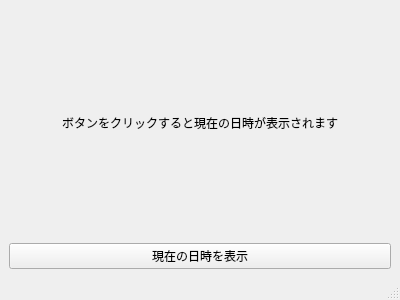
<?xml version="1.0" encoding="UTF-8"?>
<ui version="4.0">
 <class>MainWindow</class>
 <widget class="QMainWindow" name="MainWindow">
  <property name="geometry">
   <rect>
    <x>0</x>
    <y>0</y>
    <width>400</width>
    <height>300</height>
   </rect>
  </property>
  <property name="windowTitle">
   <string>日時表示デモ</string>
  </property>
  <widget class="QWidget" name="centralwidget">
   <layout class="QVBoxLayout" name="verticalLayout">
    <item>
     <widget class="QLabel" name="result_label">
      <property name="text">
       <string>ボタンをクリックすると現在の日時が表示されます</string>
      </property>
      <property name="alignment">
       <set>Qt::AlignCenter</set>
      </property>
     </widget>
    </item>
    <item>
     <widget class="QPushButton" name="click_button">
      <property name="text">
       <string>現在の日時を表示</string>
      </property>
     </widget>
    </item>
   </layout>
  </widget>
  <widget class="QMenuBar" name="menubar">
   <property name="geometry">
    <rect>
     <x>0</x>
     <y>0</y>
     <width>400</width>
     <height>22</height>
    </rect>
   </property>
  </widget>
  <widget class="QStatusBar" name="statusbar"/>
 </widget>
 <resources/>
 <connections/>
</ui> 
